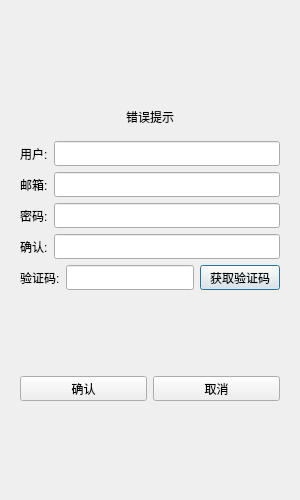
<?xml version="1.0" encoding="UTF-8"?>
<ui version="4.0">
 <class>RegisterDialog</class>
 <widget class="QDialog" name="RegisterDialog">
  <property name="geometry">
   <rect>
    <x>0</x>
    <y>0</y>
    <width>300</width>
    <height>500</height>
   </rect>
  </property>
  <property name="minimumSize">
   <size>
    <width>300</width>
    <height>500</height>
   </size>
  </property>
  <property name="maximumSize">
   <size>
    <width>300</width>
    <height>500</height>
   </size>
  </property>
  <property name="windowTitle">
   <string>Dialog</string>
  </property>
  <layout class="QVBoxLayout" name="verticalLayout_2">
   <item>
    <layout class="QVBoxLayout" name="verticalLayout">
     <item>
      <widget class="QStackedWidget" name="stackedWidget">
       <widget class="QWidget" name="page">
        <layout class="QVBoxLayout" name="verticalLayout_3">
         <item>
          <spacer name="verticalSpacer">
           <property name="orientation">
            <enum>Qt::Orientation::Vertical</enum>
           </property>
           <property name="sizeHint" stdset="0">
            <size>
             <width>20</width>
             <height>40</height>
            </size>
           </property>
          </spacer>
         </item>
         <item>
          <widget class="QWidget" name="widget" native="true">
           <layout class="QVBoxLayout" name="verticalLayout_4">
            <item>
             <widget class="QLabel" name="error_message">
              <property name="text">
               <string>错误提示</string>
              </property>
              <property name="alignment">
               <set>Qt::AlignmentFlag::AlignCenter</set>
              </property>
             </widget>
            </item>
           </layout>
          </widget>
         </item>
         <item>
          <layout class="QHBoxLayout" name="horizontalLayout">
           <item>
            <widget class="QLabel" name="user_label">
             <property name="minimumSize">
              <size>
               <width>0</width>
               <height>25</height>
              </size>
             </property>
             <property name="maximumSize">
              <size>
               <width>16777215</width>
               <height>25</height>
              </size>
             </property>
             <property name="text">
              <string>用户:</string>
             </property>
            </widget>
           </item>
           <item>
            <widget class="QLineEdit" name="user_edit">
             <property name="minimumSize">
              <size>
               <width>0</width>
               <height>25</height>
              </size>
             </property>
             <property name="maximumSize">
              <size>
               <width>16777215</width>
               <height>25</height>
              </size>
             </property>
            </widget>
           </item>
          </layout>
         </item>
         <item>
          <layout class="QHBoxLayout" name="horizontalLayout_2">
           <item>
            <widget class="QLabel" name="email_label">
             <property name="minimumSize">
              <size>
               <width>0</width>
               <height>25</height>
              </size>
             </property>
             <property name="maximumSize">
              <size>
               <width>16777215</width>
               <height>25</height>
              </size>
             </property>
             <property name="text">
              <string>邮箱:</string>
             </property>
            </widget>
           </item>
           <item>
            <widget class="QLineEdit" name="email_edit">
             <property name="minimumSize">
              <size>
               <width>0</width>
               <height>25</height>
              </size>
             </property>
             <property name="maximumSize">
              <size>
               <width>16777215</width>
               <height>25</height>
              </size>
             </property>
            </widget>
           </item>
          </layout>
         </item>
         <item>
          <layout class="QHBoxLayout" name="horizontalLayout_4">
           <item>
            <widget class="QLabel" name="password_label">
             <property name="minimumSize">
              <size>
               <width>0</width>
               <height>25</height>
              </size>
             </property>
             <property name="maximumSize">
              <size>
               <width>16777215</width>
               <height>25</height>
              </size>
             </property>
             <property name="text">
              <string>密码:</string>
             </property>
            </widget>
           </item>
           <item>
            <widget class="QLineEdit" name="password_edit">
             <property name="minimumSize">
              <size>
               <width>0</width>
               <height>25</height>
              </size>
             </property>
             <property name="maximumSize">
              <size>
               <width>16777215</width>
               <height>25</height>
              </size>
             </property>
            </widget>
           </item>
          </layout>
         </item>
         <item>
          <layout class="QHBoxLayout" name="horizontalLayout_5">
           <item>
            <widget class="QLabel" name="confirm_label">
             <property name="minimumSize">
              <size>
               <width>0</width>
               <height>25</height>
              </size>
             </property>
             <property name="maximumSize">
              <size>
               <width>16777215</width>
               <height>25</height>
              </size>
             </property>
             <property name="text">
              <string>确认:</string>
             </property>
            </widget>
           </item>
           <item>
            <widget class="QLineEdit" name="conrim_edit">
             <property name="minimumSize">
              <size>
               <width>0</width>
               <height>25</height>
              </size>
             </property>
             <property name="maximumSize">
              <size>
               <width>16777215</width>
               <height>25</height>
              </size>
             </property>
            </widget>
           </item>
          </layout>
         </item>
         <item>
          <layout class="QHBoxLayout" name="horizontalLayout_6">
           <item>
            <widget class="QLabel" name="verify_label">
             <property name="minimumSize">
              <size>
               <width>0</width>
               <height>25</height>
              </size>
             </property>
             <property name="maximumSize">
              <size>
               <width>16777215</width>
               <height>25</height>
              </size>
             </property>
             <property name="text">
              <string>验证码:</string>
             </property>
            </widget>
           </item>
           <item>
            <widget class="QLineEdit" name="verify_edit">
             <property name="minimumSize">
              <size>
               <width>0</width>
               <height>25</height>
              </size>
             </property>
             <property name="maximumSize">
              <size>
               <width>16777215</width>
               <height>25</height>
              </size>
             </property>
            </widget>
           </item>
           <item>
            <widget class="QPushButton" name="get_code_button">
             <property name="minimumSize">
              <size>
               <width>0</width>
               <height>25</height>
              </size>
             </property>
             <property name="maximumSize">
              <size>
               <width>16777215</width>
               <height>25</height>
              </size>
             </property>
             <property name="text">
              <string>获取验证码</string>
             </property>
            </widget>
           </item>
          </layout>
         </item>
         <item>
          <spacer name="verticalSpacer_2">
           <property name="orientation">
            <enum>Qt::Orientation::Vertical</enum>
           </property>
           <property name="sizeHint" stdset="0">
            <size>
             <width>20</width>
             <height>40</height>
            </size>
           </property>
          </spacer>
         </item>
         <item>
          <layout class="QHBoxLayout" name="horizontalLayout_7">
           <item>
            <widget class="QPushButton" name="confirm_button">
             <property name="minimumSize">
              <size>
               <width>0</width>
               <height>25</height>
              </size>
             </property>
             <property name="maximumSize">
              <size>
               <width>16777215</width>
               <height>25</height>
              </size>
             </property>
             <property name="text">
              <string>确认</string>
             </property>
            </widget>
           </item>
           <item>
            <widget class="QPushButton" name="cancel_button">
             <property name="minimumSize">
              <size>
               <width>0</width>
               <height>25</height>
              </size>
             </property>
             <property name="maximumSize">
              <size>
               <width>16777215</width>
               <height>25</height>
              </size>
             </property>
             <property name="text">
              <string>取消</string>
             </property>
            </widget>
           </item>
          </layout>
         </item>
         <item>
          <spacer name="verticalSpacer_3">
           <property name="orientation">
            <enum>Qt::Orientation::Vertical</enum>
           </property>
           <property name="sizeHint" stdset="0">
            <size>
             <width>20</width>
             <height>40</height>
            </size>
           </property>
          </spacer>
         </item>
        </layout>
       </widget>
       <widget class="QWidget" name="page_2"/>
      </widget>
     </item>
    </layout>
   </item>
  </layout>
 </widget>
 <resources/>
 <connections/>
</ui>
